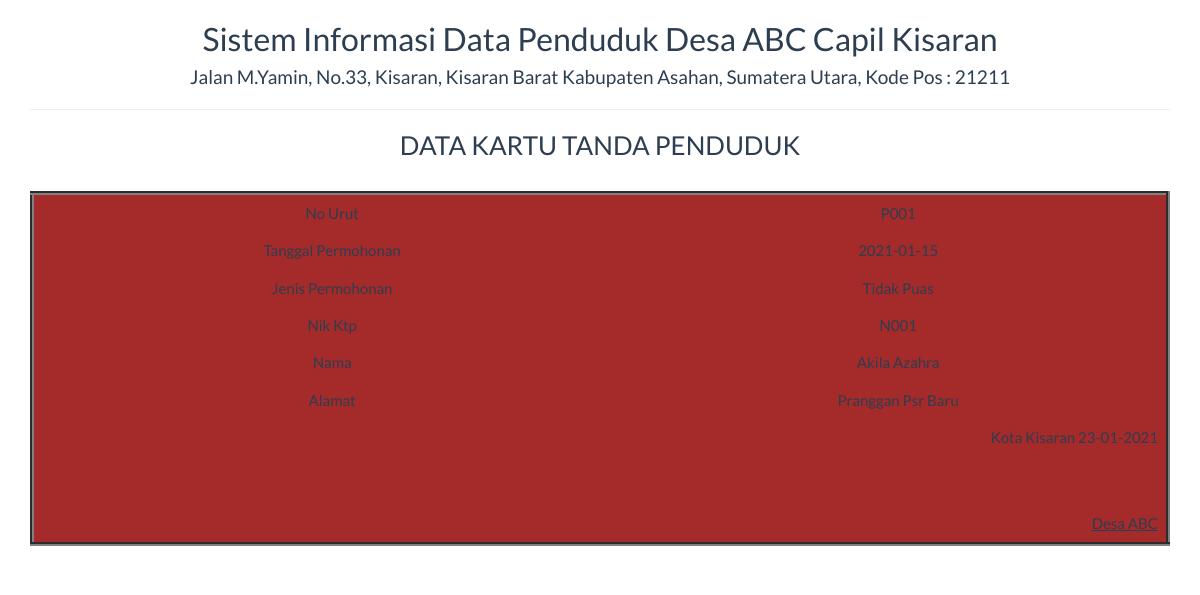
The app's page /report/ktp_satu.php?id=P001 with its own data.
### tables this page shows
CREATE TABLE IF NOT EXISTS `tbl_ktp` (
  `no_urut` varchar(30) NOT NULL,
  `tgl_permohonan` date NOT NULL,
  `jenis_permohonan` varchar(40) NOT NULL,
  `nik_ktp` varchar(40) NOT NULL,
  `nama` varchar(30) NOT NULL,
  `alamat` varchar(30) NOT NULL
);

### report/ktp_satu.php (the view, shortened to what this page needs)
<!DOCTYPE html>
<html>
    <head>
        <link href="../Assets/css/bootstrap.min.css" rel="stylesheet" type="text/css"/>
    </head>
    <body onload="print()">
        <?php
        include '../config/koneksi.php';
        $sql = "SELECT * FROM tbl_ktp WHERE no_urut='" . $_GET ['id'] . "'";
        $query = mysqli_query($koneksi, $sql) or die("SQL Detail error");
        $data = mysqli_fetch_array($query);
        ?>
        <div class="container">
            <div class='row'>
                <div class="col-sm-12">
                    <div class="text-center">
                        <h2>Sistem Informasi Data Penduduk Desa ABC Capil Kisaran </h2>
                        <h4>Jalan M.Yamin, No.33, Kisaran,
                        Kisaran Barat Kabupaten Asahan, Sumatera Utara, Kode Pos : 21211 <br></h4>
                        <hr>
                        <marquee><h3>DATA KARTU TANDA PENDUDUK</h3></marquee>
                        <table class="table table-bordered table-striped table-hover">
                            <tbody>
                                 <table class="table" border="4" width="600px">
								<tr bgcolor="brown">
                                    <td>No Urut</td> <td><?= $data['no_urut'] ?></td>
                                </tr>
                                <tr bgcolor="brown">
                                    <td>Tanggal Permohonan</td> <td><?= $data['tgl_permohonan'] ?></td>
                                </tr>
                                <tr bgcolor="brown">
                                    <td>Jenis Permohonan</td> <td><?= $data['jenis_permohonan'] ?></td>
                                </tr>
                                <tr bgcolor="brown">
                                    <td>Nik Ktp</td> <td><?= $data['nik_ktp'] ?></td>
                                </tr>
								<tr bgcolor="brown">
                                    <td>Nama</td> <td><?= $data['nama'] ?></td>
                                </tr>
                                <tr bgcolor="brown">
                                    <td>Alamat</td> <td><?= $data['alamat'] ?></td>
                                </tr>
                            </tbody>
                            <tfoot>
                                <tr bgcolor="brown">
                                    <td colspan="2" class="text-right">
                                        Kota Kisaran  <?= date("d-m-Y") ?>
                                        <br><br><br><br>
                                        <u>Desa ABC<strong></u><br>
									</td>
								</tr>
							</tfoot>
                        </table>
                    </div>
                </div>
            </div>
    </body>
</html>

### records on screen
tbl_ktp: no_urut "P001", tgl_permohonan "2021-01-15", jenis_permohonan "Tidak Puas", nik_ktp "N001", nama "Akila Azahra", alamat "Pranggan Psr Baru"
